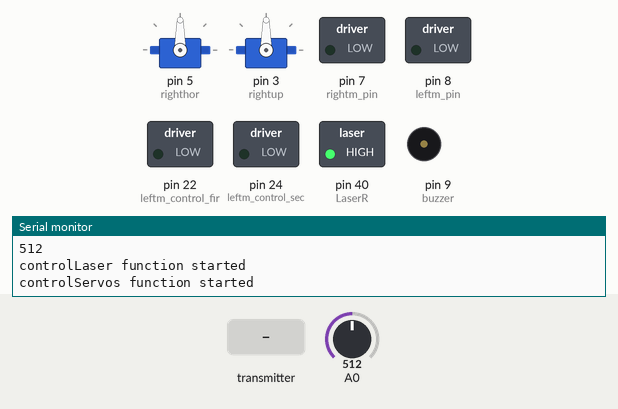
Recording of a sketch running on a simulated Arduino Mega 2560, built with avr-gcc and run on an emulated ATmega2560. Shown: 2 × servo, switched loads named in the sketch (green lamp = pin HIGH), buzzer (waves = sounding), the last lines printed to the serial monitor. Inputs (shaded band) come from the test bench; at power-on: A0 = 512.

Above: at 1.2 s.
1.3 s: A0 set to 317
4.3 s: A0 set to 282
At 4.51 s:
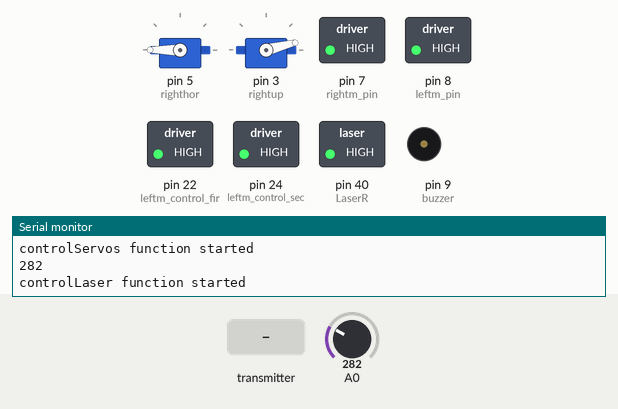
7.3 s: the transmitter starts sending readChannel.5 = 2000
At 10.29 s:
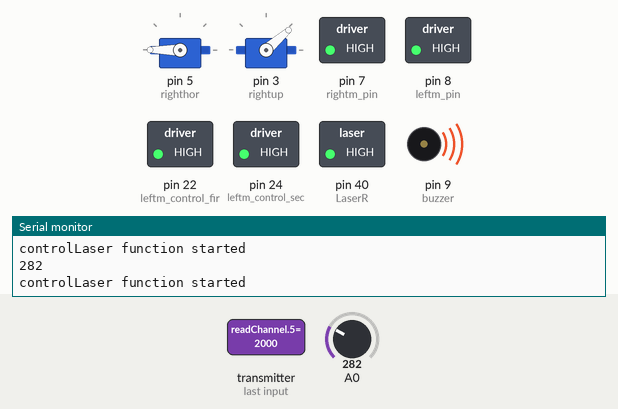
13.3 s: the transmitter starts sending readChannel.5 = 1000
At 15.78 s:
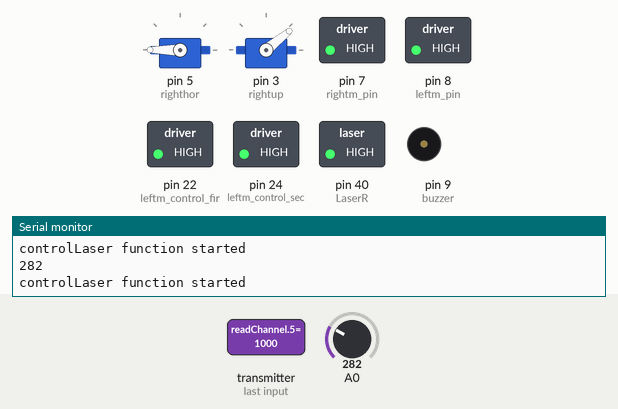
Timing chart, 0 to 35.1 s (numbered marks = the images above; inputs shaded):
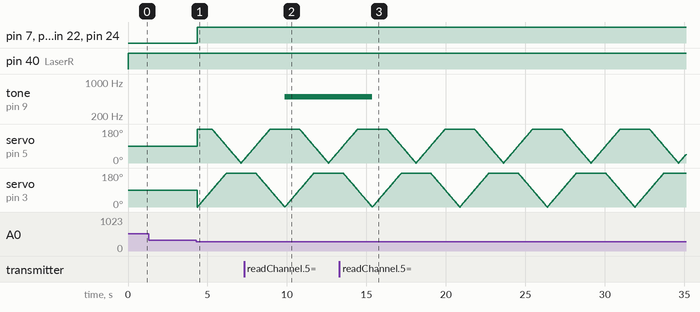

The sketch:

SkvorogonArduino.ino
```cpp
// Motor driver
#define rightm_pin 7
#define leftm_pin 8
#define leftm_control_fir 22
#define leftm_control_sec 24
#define rightm_control_fir 30
#define rightm_control_sec 26
#define buzzer 9
// Variables
int LeftUpCurrentDegrees;
int LeftHORCurrentDegrees;
int RightUpCurrentDegrees;
int RightHorCurrentDegrees;
int ROT_CAM;
int joy_left;
int joy_right;
int cowmaxunsafedeg = 50;
int cowminunsafedeg = 30;
int lastendup;
// Libraries *_*

#include <Servo.h>
#include <Wire.h>
#include <IBusBM.h>
#define SERVOMAX 270


#define SERVOMID 90
#define LaserR 40


// Channels
#define joy_leftUpCh 2
#define joy_rightCh 1
#define joy_leftHorCh 3
#define joy_righHorCh 0
#define laserCh 7
#define onMoveCh 6
#define buzzCh 5
#define cowCh 8
#define autCh 9

int counter = 0;      // replacement for i
int servotimer = 0;   // timer variable


int minangle = 10;
int angle = minangle;


// DO NOT TOUCH!!! Library setup.
IBusBM ibusRc;
HardwareSerial& ibusRcSerial = Serial1;
HardwareSerial& debugSerial = Serial;
// DO NOT TOUCH!!! Library setup.

Servo righthor, rightup, lfthr, lftup; // Declare servos
bool cow, aut, onMove, LaserOn, jsaut = false;


// Autonomous operation function
void autonom(){
  controlLaser();
  // Moving forward! To the great and glorious goal!
  digitalWrite(rightm_control_fir,HIGH);
  digitalWrite(rightm_control_sec,HIGH);
  analogWrite(rightm_pin, 255);
  analogWrite(leftm_pin, 255);
  digitalWrite(leftm_control_fir,HIGH);
  digitalWrite(leftm_control_sec,HIGH);
  for(int i=0; i<=270; i++){
  RightUpCurrentDegrees = i;
  RightHorCurrentDegrees = abs(i-270);
  rightup.write(RightUpCurrentDegrees);
  righthor.write(RightHorCurrentDegrees);
  delay(10);
  if ((cow) and (RightUpCurrentDegrees > cowminunsafedeg) and (RightUpCurrentDegrees < cowmaxunsafedeg)) {
  digitalWrite(LaserR, LOW);
  }
  }
  for(int i=270; i>=0; i--){
  RightUpCurrentDegrees = i;
  RightHorCurrentDegrees = abs(i-270);
  rightup.write(RightUpCurrentDegrees);
  righthor.write(RightHorCurrentDegrees);
  delay(10);
  if ((cow) and (RightUpCurrentDegrees > cowminunsafedeg) and (RightUpCurrentDegrees < cowmaxunsafedeg)) {
    digitalWrite(LaserR, LOW);
  }
  }
}

// Laser control function

void controlLaser() {
  Serial.println("controlLaser function started");
  LaserOn = readSwitch(laserCh, 1);
  if(LaserOn) {
    digitalWrite(LaserR, LOW);
  }
  else {
    digitalWrite(LaserR, HIGH);
  }
    // Check for cows and related dangers. Turning off lasers in the danger zone.
  if ((cow) and (RightUpCurrentDegrees > cowminunsafedeg) and (RightUpCurrentDegrees < cowmaxunsafedeg)) {
    digitalWrite(LaserR, LOW);
  }

}

// Track control function

void controlTracks() {
  Serial.println("controlTracks function started");
  joy_left = readChannel(joy_leftUpCh, -255, 255, 0);
  joy_right = readChannel(joy_rightCh, -255, 255, 0);
  Serial.println(joy_right);
  // Left track control
  if ((joy_left)>20) {
    // Left track forward
    analogWrite(leftm_pin,abs(joy_left));
    digitalWrite(leftm_control_fir,HIGH);
    digitalWrite(leftm_control_sec,LOW);
  }
  else if ((joy_left)<-20) {
    // Left track reverse
    analogWrite(leftm_pin,abs(joy_left));
    digitalWrite(leftm_control_fir,LOW);
    digitalWrite(leftm_control_sec,HIGH);
  }

  // Right track control
  if ((joy_right)>20) {

    // Right track forward
        digitalWrite(rightm_control_fir,LOW);
    digitalWrite(rightm_control_sec,HIGH);
    analogWrite(rightm_pin,abs(joy_right));
  }
  else if ((joy_right)<-20) {

    // Right track reverse
    analogWrite(rightm_pin,abs(joy_right));
    digitalWrite(rightm_control_fir,HIGH);
    digitalWrite(rightm_control_sec,LOW);
  }

  if ((joy_left<=20) and(joy_left>=-20)) {

    // Left brake
    digitalWrite(leftm_control_fir,HIGH);
    digitalWrite(leftm_control_sec,HIGH);
    analogWrite(leftm_pin,255);
  }
  if ((joy_right<=20) and(joy_right>=-20)) {

    // Right brake
    digitalWrite(rightm_control_fir,HIGH);
    digitalWrite(rightm_control_sec,HIGH);
    analogWrite(rightm_pin,255);
  }


}

// Servo control function

void controlServos() {
  Serial.println("controlServos function started");

  // Get acceleration values
  int joy_rightUp = readChannel(joy_rightCh, -10, 10, 0);
  int joy_righHor = readChannel(joy_righHorCh, -10, 10, 0);

  // Add acceleration to servo degrees
  RightUpCurrentDegrees += joy_rightUp;
  RightHorCurrentDegrees += joy_righHor;

  // Value filtering / constraints
  if (LeftUpCurrentDegrees > SERVOMAX) {LeftUpCurrentDegrees = SERVOMAX;}
  if (LeftUpCurrentDegrees < 0) {LeftUpCurrentDegrees = 0;}
  if (LeftHORCurrentDegrees > SERVOMAX) {LeftHORCurrentDegrees = SERVOMAX;}
  if (LeftHORCurrentDegrees < 0) {LeftHORCurrentDegrees = 0;}
  if (RightUpCurrentDegrees > SERVOMAX) {RightUpCurrentDegrees = SERVOMAX;}
  if (RightUpCurrentDegrees < 0) {RightUpCurrentDegrees = 0;}
  if (RightHorCurrentDegrees > SERVOMAX) {RightHorCurrentDegrees = SERVOMAX;}
  if (RightHorCurrentDegrees < 0) {RightHorCurrentDegrees = 0;}

  // Update servo positions
  rightup.write(RightUpCurrentDegrees);
  righthor.write(RightHorCurrentDegrees);
}


void setup() {
  pinMode(buzzer, INPUT);
  // Safety initialization
  digitalWrite(LaserR, LOW);
  // Servo setup
  righthor.attach(5);
  rightup.attach(3);

  // DO NOT TOUCH!!! Library setup.
  debugSerial.begin(74880);
  ibusRc.begin(ibusRcSerial);
  // DO NOT TOUCH!!! Library setup.

  Serial.begin(9600);
  cowmaxunsafedeg = 180;
  cowminunsafedeg = 50;
  // Pin modes setup
  pinMode(leftm_pin,OUTPUT);
  pinMode(leftm_control_fir,OUTPUT);
  pinMode(leftm_control_sec,OUTPUT);
  pinMode(LaserR,OUTPUT);

  // Reset servos to middle positions
  RightUpCurrentDegrees = SERVOMID;
  RightHorCurrentDegrees = SERVOMID;

  // DO NOT TOUCH!!! Library setup.

}

int readChannel(byte channelInput, int minLimit, int maxLimit, int defaultValue){
  uint16_t ch = ibusRc.readChannel(channelInput);
  if (ch < 100) return defaultValue;
  return map(ch, 1000, 2000, minLimit, maxLimit);
}

// Read the channel and return a boolean value
bool readSwitch(byte channelInput, bool defaultValue){
  int intDefaultValue = (defaultValue)? 100: 0;
  int ch = readChannel(channelInput, 0, 100, intDefaultValue);
  return (ch > 50);
}

// DO NOT TOUCH!!!

void loop() {
// Buzzer control
if (readChannel(buzzCh, 0, 1000, 0) > 500){ pinMode(buzzer, OUTPUT); tone(buzzer, 500);}
else{noTone(buzzer); pinMode(buzzer, INPUT); } // Temporary workaround for buzzer control.


// Compare cow and aut states with Blink and RC transmitter inputs.
cow = readSwitch(cowCh, 0);
if (analogRead(A0)<300){
  aut=true;
}
else{
  aut=false;
}
Serial.println(analogRead(A0));
// Read operation mode: tracks or servos. OnMove true - track control mode. OnMove false - servo mode.
onMove = readSwitch(onMoveCh, 0);

if (aut){ // Check for autonomous mode. No - manual control. Yes - automatic control.
  autonom();
}
else{
  servotimer = millis();
  // Manual control
  // Laser control
  controlLaser();
  if(onMove) {
    // Track control mode
    controlTracks();
  }
  else {
    // Servo control mode
    controlServos();
  }
}
}
```

Measured:
- the behaviour switches between 300 and 299 on A0 (found by bisection; images 0 and 1)
- after the input at 4.3 s, pin 7 (rightm_pin), pin 8 (leftm_pin), pin 22 (leftm_control_fir), pin 24 (leftm_control_sec): LOW → HIGH after 0.06 s
- after the input at 7.3 s, tone on pin 9 (buzzer): silent → 500 Hz after 2.6 s
- after the input at 13.3 s, tone on pin 9 (buzzer): 500 Hz → silent after 2.1 s
